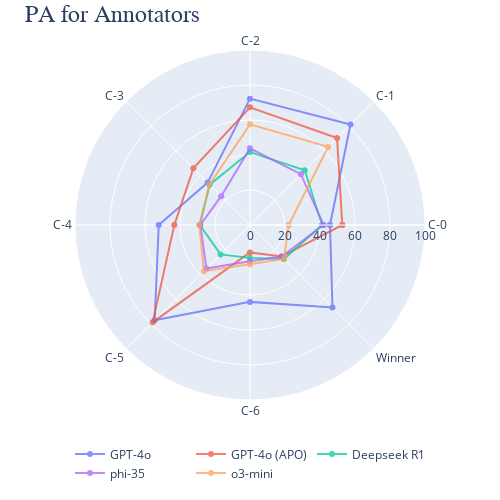

Source (notebook cell):
### Code cell
index = ["C-0", "C-1", "C-2", "C-3", "C-4", "C-5", "C-6", "Winner"]
all_agreements = {k: [_v for _, _v in v.items()] for k, v in acc_classes.items()}
#all_agreements["Human"] = [v for k, v in human_kappa.items()]
all_agreements = pd.DataFrame(all_agreements, index=index)

categories = all_agreements.index.tolist()
categories.append(categories[0]) 

fig = go.Figure()

fig.update_layout(autosize=False, width=500, height=500, margin=dict(l=50, r=50, b=50, t=50, pad=1))

for col in all_agreements.columns:
    col_name = maptocol[col]
    values = all_agreements[col].tolist()
    values.append(values[0])
    fig.add_trace(go.Scatterpolar(
        r=values,
        theta=categories,
        name=col_name,
        opacity=0.75
    ))

# set the legend at the bottom with 4 columns
fig.update_layout(legend=dict(orientation="h", yanchor="bottom", xanchor="center", x=0.5, y=-0.15)) #, y=0.5,))
fig.update_layout(
    title=dict(
        font_family="Times New Roman",
        text="PA for Annotators",
        font=dict(size=24),
        y=0.99, yanchor='top'
        ),
    legend=dict(y=-0.25)
)

fig.update_layout(
  polar=dict(
    radialaxis=dict(visible=True, range=[0,100])
    ), showlegend=True
)

fig.show()

### Figure 1 — Plotly figure (JSON) as saved in the notebook; plotly's stock layout.template omitted (floating-point values rounded to 4 significant figures)
{"data": [{"name": "GPT-4o", "opacity": 0.75, "r": [45.69, 81.21, 72.21, 34.25, 52.15, 77.01, 43.93, 66.67, 45.69], "theta": ["C-0", "C-1", "C-2", "C-3", "C-4", "C-5", "C-6", "Winner", "C-0"], "type": "scatterpolar"}, {"name": "GPT-4o (APO)", "opacity": 0.75, "r": [52.74, 70.35, 67.22, 45.79, 43.25, 78.67, 15.66, 25.49, 52.74], "theta": ["C-0", "C-1", "C-2", "C-3", "C-4", "C-5", "C-6", "Winner", "C-0"], "type": "scatterpolar"}, {"name": "Deepseek R1", "opacity": 0.75, "r": [41.19, 44.23, 41.68, 32.58, 28.67, 23.78, 18.79, 27.45, 41.19], "theta": ["C-0", "C-1", "C-2", "C-3", "C-4", "C-5", "C-6", "Winner", "C-0"], "type": "scatterpolar"}, {"name": "phi-35", "opacity": 0.75, "r": [42.07, 41.1, 43.84, 23.29, 28.38, 35.23, 20.74, 25.49, 42.07], "theta": ["C-0", "C-1", "C-2", "C-3", "C-4", "C-5", "C-6", "Winner", "C-0"], "type": "scatterpolar"}, {"name": "o3-mini", "opacity": 0.75, "r": [22.11, 63.11, 57.53, 32.78, 28.96, 37.28, 22.41, 27.45, 22.11], "theta": ["C-0", "C-1", "C-2", "C-3", "C-4", "C-5", "C-6", "Winner", "C-0"], "type": "scatterpolar"}], "layout": {"autosize": false, "height": 500, "legend": {"orientation": "h", "x": 0.5, "xanchor": "center", "y": -0.25, "yanchor": "bottom"}, "margin": {"b": 50, "l": 50, "pad": 1, "r": 50, "t": 50}, "polar": {"radialaxis": {"range": [0, 100], "visible": true}}, "showlegend": true, "title": {"font": {"family": "Times New Roman", "size": 24}, "text": "PA for Annotators", "y": 0.99, "yanchor": "top"}, "width": 500}}
